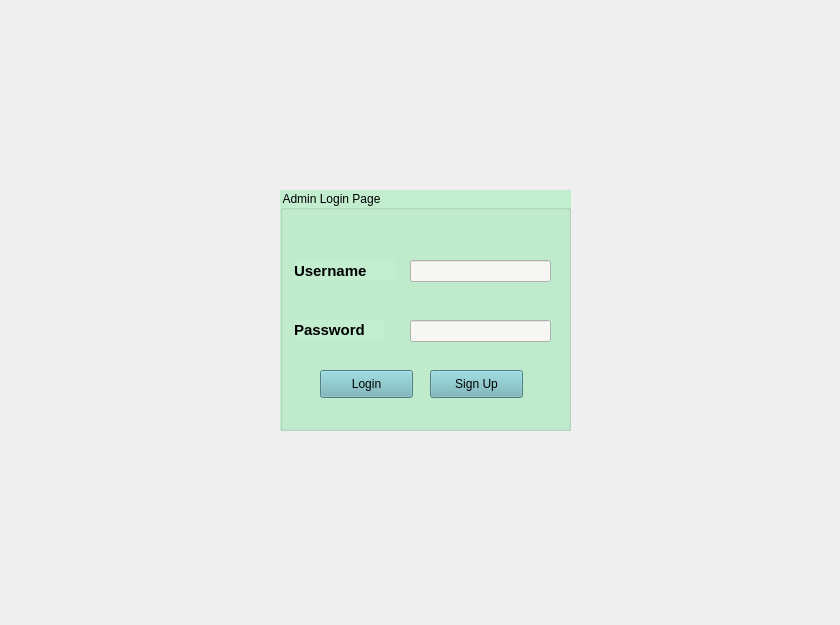
<?xml version="1.0" encoding="UTF-8"?>
<ui version="4.0">
 <class>Form</class>
 <widget class="QWidget" name="Form">
  <property name="geometry">
   <rect>
    <x>0</x>
    <y>0</y>
    <width>840</width>
    <height>625</height>
   </rect>
  </property>
  <property name="windowTitle">
   <string>Form</string>
  </property>
  <widget class="QGroupBox" name="groupBox">
   <property name="geometry">
    <rect>
     <x>280</x>
     <y>190</y>
     <width>291</width>
     <height>241</height>
    </rect>
   </property>
   <property name="styleSheet">
    <string notr="true">background-color:rgb(194,237,206)</string>
   </property>
   <property name="title">
    <string>Admin Login Page</string>
   </property>
   <widget class="QLabel" name="username_label">
    <property name="geometry">
     <rect>
      <x>14</x>
      <y>70</y>
      <width>101</width>
      <height>21</height>
     </rect>
    </property>
    <property name="font">
     <font>
      <pointsize>11</pointsize>
      <weight>75</weight>
      <bold>true</bold>
     </font>
    </property>
    <property name="text">
     <string>Username</string>
    </property>
   </widget>
   <widget class="QLabel" name="password_label">
    <property name="geometry">
     <rect>
      <x>14</x>
      <y>130</y>
      <width>91</width>
      <height>20</height>
     </rect>
    </property>
    <property name="font">
     <font>
      <pointsize>11</pointsize>
      <weight>75</weight>
      <bold>true</bold>
     </font>
    </property>
    <property name="text">
     <string>Password</string>
    </property>
   </widget>
   <widget class="QLineEdit" name="username_lineedit">
    <property name="geometry">
     <rect>
      <x>130</x>
      <y>70</y>
      <width>141</width>
      <height>22</height>
     </rect>
    </property>
    <property name="styleSheet">
     <string notr="true">background-color:rgb(246,246,242)</string>
    </property>
    <property name="clearButtonEnabled">
     <bool>false</bool>
    </property>
   </widget>
   <widget class="QLineEdit" name="password_lineedit">
    <property name="geometry">
     <rect>
      <x>130</x>
      <y>130</y>
      <width>141</width>
      <height>22</height>
     </rect>
    </property>
    <property name="styleSheet">
     <string notr="true">background-color:rgb(246,246,242)</string>
    </property>
    <property name="text">
     <string/>
    </property>
    <property name="echoMode">
     <enum>QLineEdit::Password</enum>
    </property>
   </widget>
   <widget class="QPushButton" name="login_btn">
    <property name="geometry">
     <rect>
      <x>40</x>
      <y>180</y>
      <width>93</width>
      <height>28</height>
     </rect>
    </property>
    <property name="styleSheet">
     <string notr="true">background-color:rgb(111,179,184)</string>
    </property>
    <property name="text">
     <string>Login</string>
    </property>
   </widget>
   <widget class="QPushButton" name="signup_btn">
    <property name="geometry">
     <rect>
      <x>150</x>
      <y>180</y>
      <width>93</width>
      <height>28</height>
     </rect>
    </property>
    <property name="styleSheet">
     <string notr="true">background-color:rgb(111,179,184)</string>
    </property>
    <property name="text">
     <string>Sign Up</string>
    </property>
   </widget>
  </widget>
 </widget>
 <resources/>
 <connections/>
</ui>
